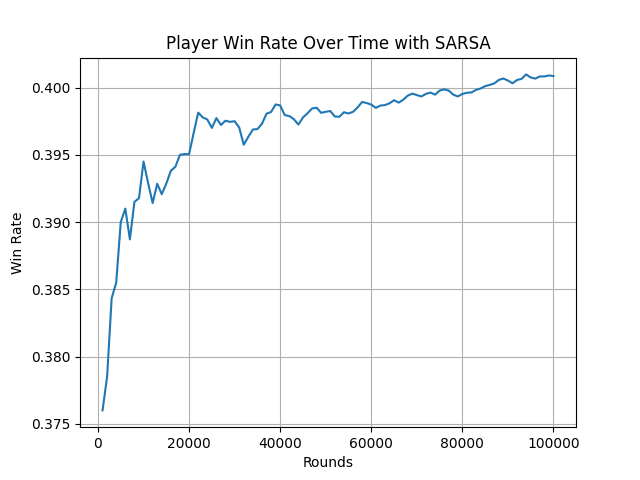

The Python source for this figure:
import random
from collections import defaultdict
import matplotlib.pyplot as plt


class Deck:
    def __init__(self):                         #10   J   Q   K
        self.cards = [1, 2, 3, 4, 5, 6, 7, 8, 9, 10, 10, 10, 10] * 4
        self.shuffle()

    def shuffle(self):
        random.shuffle(self.cards)

    def draw_card(self):
        if len(self.cards) == 0:
            self.reset_deck()
        return self.cards.pop()

    def reset_deck(self):                       #10   J   Q   K
        self.cards = [1, 2, 3, 4, 5, 6, 7, 8, 9, 10, 10, 10, 10] * 4
        self.shuffle()


class Hand:
    def __init__(self):
        self.cards = []

    def add_card(self, card):
        self.cards.append(card)

    def get_total(self):
        total = sum(self.cards)
        if 1 in self.cards and total + 10 <= 21:
            return total + 10, True
        return total, False

    def is_bust(self):
        total, _ = self.get_total()
        return total > 21

    def reset(self):
        self.cards = []


class BlackjackGame:
    def __init__(self):
        self.deck = Deck()
        self.player_hand = Hand()
        self.dealer_hand = Hand()

    def deal_initial_cards(self):
        self.player_hand.add_card(self.deck.draw_card())
        self.player_hand.add_card(self.deck.draw_card())
        self.dealer_hand.add_card(self.deck.draw_card())
        self.dealer_hand.add_card(self.deck.draw_card())

    def get_state(self):
        player_total, usable_ace = self.player_hand.get_total()
        dealer_visible_card = self.dealer_hand.cards[0]
        return (player_total, dealer_visible_card, usable_ace)

    def player_action(self, action):
        if action == 1:
            self.player_hand.add_card(self.deck.draw_card())
            if self.player_hand.is_bust():
                return -1  # Player busts
        return 0  # Game continues

    def dealer_policy(self):
        total, _ = self.dealer_hand.get_total()
        while total < 17:
            self.dealer_hand.add_card(self.deck.draw_card())
            total, _ = self.dealer_hand.get_total()
        return total

    def play_round(self, agent):
        self.deal_initial_cards()
        episode = []

        # Choose the initial action
        state = self.get_state()
        action = agent.choose_action(state)
        episode.append((state, action))

        while True:
            result = self.player_action(action)

            # If player busts, we end the game
            if result == -1:
                return -1, episode  # Player busts

            # Player sticks
            if action == 0:
                break

            # Get new state and choose the next action
            state = self.get_state()
            action = agent.choose_action(state)
            episode.append((state, action))

        dealer_total = self.dealer_policy()
        player_total, _ = self.player_hand.get_total()

        if dealer_total > 21 or player_total > dealer_total:
            return 1, episode  # Player wins
        elif player_total == dealer_total:
            return 0, episode  # Draw
        else:
            return -1, episode  # Dealer wins

    def reset(self):
        self.player_hand.reset()
        self.dealer_hand.reset()
        self.deck.reset_deck()


class SARSAAgent:
    def __init__(self, alpha=0.1, gamma=0.9):
        self.Q = defaultdict(lambda: [0.0, 0.0])  # Q-values for each state and action (hit or stick)
        self.alpha = alpha  # Learning rate
        self.gamma = gamma  # Discount factor

    def choose_action(self, state):
        epsilon = 0.1  # 10% chance to choose a random action
        if random.uniform(0, 1) < epsilon:
            return random.choice([0, 1])  # Explore (random action)
        else:
            return 0 if self.Q[state][0] >= self.Q[state][1] else 1  # Exploit (best action based on Q-values)

    def update_Q(self, episode, reward):
        for t in range(len(episode) - 1):
            state, action = episode[t]
            next_state, next_action = episode[t + 1]

            # SARSA Update formula
            self.Q[state][action] += self.alpha * (
                    reward + self.gamma * self.Q[next_state][next_action] - self.Q[state][action]
            )

        # Final state update (when there is no next state-action pair)
        last_state, last_action = episode[-1]
        self.Q[last_state][last_action] += self.alpha * (reward - self.Q[last_state][last_action])

    def update_policy(self, state):
        # Update the policy for a given state based on the Q-values
        if state in self.Q:
            self.policy[state] = 0 if self.Q[state][0] >= self.Q[state][1] else 1
        else:
            self.policy[state] = 1  # Default to hitting if the state is unseen


if __name__ == "__main__":
    game = BlackjackGame()
    agent = SARSAAgent()
    rounds = 100000

    player_wins, dealer_wins, draws = 0, 0, 0
    win_rate_history = []

    for i in range(rounds):
        result, episode = game.play_round(agent)
        if result == 1:
            player_wins += 1
        elif result == -1:
            dealer_wins += 1
        else:
            draws += 1

        agent.update_Q(episode, result)
        game.reset()

        # Record the win rate every 1000 rounds
        if (i + 1) % 1000 == 0:
            win_rate = player_wins / (i + 1)
            win_rate_history.append(win_rate)

    # Plot the win rate over time
    plt.plot(range(1000, rounds + 1, 1000), win_rate_history)
    plt.xlabel('Rounds')
    plt.ylabel('Win Rate')
    plt.title('Player Win Rate Over Time with SARSA')
    plt.grid()
    plt.savefig("blackjack_sarsa.png")
